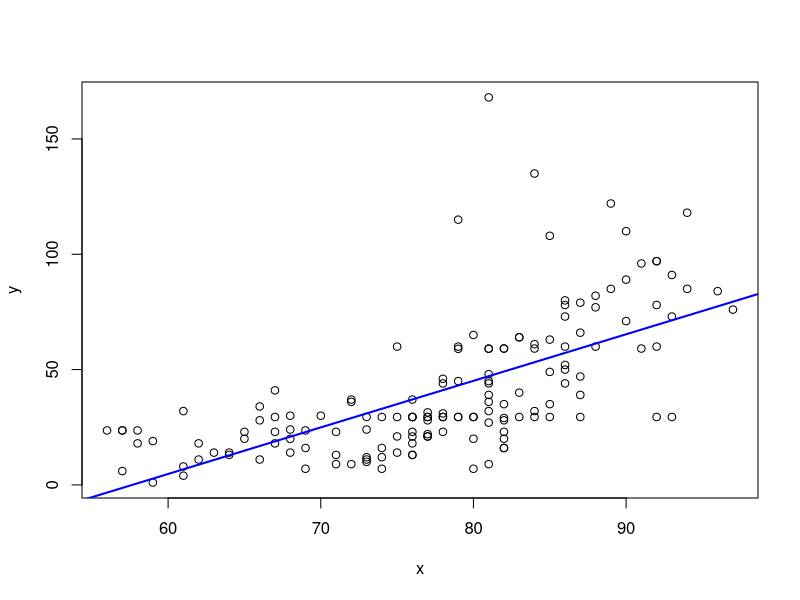
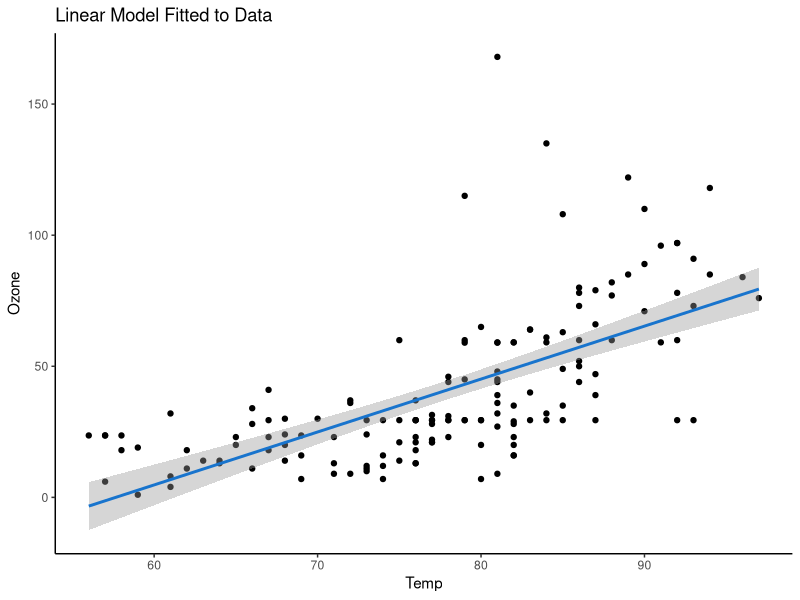
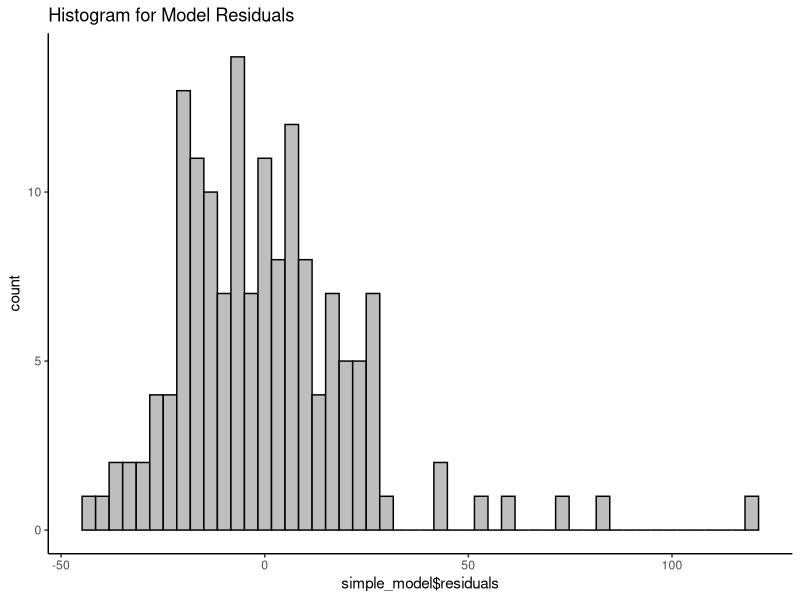

These figures' R source, in order:
## ---- chunk 1
data('airquality')
str(airquality)
## ---- chunk 2
head(airquality)
## ---- chunk 3
mapply(anyNA, airquality)
## ---- chunk 4
for (i in 1:nrow(airquality)){
  if(is.na(airquality[i,'Ozone'])){
    airquality[i,'Ozone'] = mean(airquality[
      which(airquality[, 'Month'] == airquality[i, 'Month']), 
            'Ozone'],na.rm = TRUE)
  }
  
  if(is.na(airquality[i,'Solar.R'])){
    airquality[i,'Solar.R'] = mean(airquality[
      which(airquality[, 'Month'] == airquality[i, 'Month']), 
            'Solar.R'],na.rm = TRUE)
  }
  
}
## ---- chunk 5
head(airquality)
## ---- chunk 6
# select predictor attribute
x =  airquality[, 'Temp']
                
# select target attribute
y = airquality[, 'Ozone'] 
## ---- chunk 7

simple_model  = lm(y~x)

# provides regression line coefficients, i.e., slope and y-intercept
simple_model
## ---- chunk 8

# scatter plot between x and y
plot(y~x)
# plot the regression line
abline(simple_model, col = 'blue', lwd = 2)
## ---- chunk 9
summary(simple_model)
## ---- chunk 10

library(ggplot2)

p = ggplot(data = airquality, aes(x, y)) + geom_point() +
stat_smooth(method = 'lm', col = 'dodgerblue3') +
theme(panel.background = element_rect(fill = 'white'),
axis.line.x=element_line(),
axis.line.y=element_line()) + ggtitle('Linear Model Fitted to Data')

p + labs(x = 'Temp', y = 'Ozone')
## ---- chunk 11
ggplot(data = airquality, aes(simple_model$residuals)) +
geom_histogram(bins = 50, color = 'black', fill = 'grey') +
theme(panel.background = element_rect(fill = 'white'),
axis.line.x=element_line(),
axis.line.y=element_line()) +
ggtitle('Histogram for Model Residuals')

## ---- chunk 12
# select predictor attribute
x =  data.matrix(airquality[, 2:6])
                
# select target attribute
y = airquality[, 'Ozone']
## ---- chunk 13
multi_model = lm(y~x, data = airquality)

summary(multi_model)
## ---- chunk 14
library(car)

vif(lm(Wind ~ Temp+Solar.R, data=airquality))
vif(lm(Temp ~ Wind+Solar.R, data=airquality))
vif(lm(Solar.R ~ Wind+Temp, data=airquality))
## ---- chunk 15

# split into train-test set
#library(caTools)
#x_train = subset(x, sample.split(airquality, SplitRatio = 0.7) == TRUE)
#y_train = subset(y, sample.split(airquality, SplitRatio = 0.7) == TRUE)

#x_test = subset(x, sample.split(airquality, SplitRatio = 0.7) == FALSE)
#y_test = subset(y, sample.split(airquality, SplitRatio = 0.7) == FALSE)
